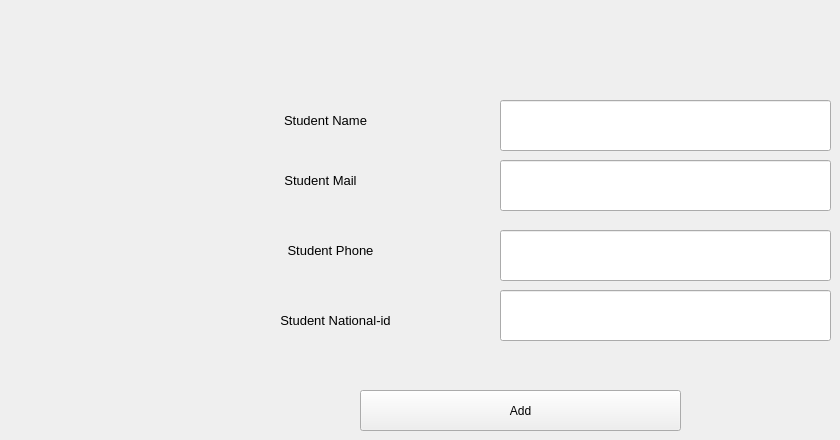
      <widget class="QWidget" name="tab_26">
       <attribute name="title">
        <string>Add New Student</string>
       </attribute>
       <widget class="QLineEdit" name="lineEdit_22">
        <property name="geometry">
         <rect>
          <x>500</x>
          <y>160</y>
          <width>331</width>
          <height>51</height>
         </rect>
        </property>
       </widget>
       <widget class="QLineEdit" name="lineEdit_23">
        <property name="geometry">
         <rect>
          <x>500</x>
          <y>100</y>
          <width>331</width>
          <height>51</height>
         </rect>
        </property>
       </widget>
       <widget class="QLineEdit" name="lineEdit_24">
        <property name="geometry">
         <rect>
          <x>500</x>
          <y>230</y>
          <width>331</width>
          <height>51</height>
         </rect>
        </property>
       </widget>
       <widget class="QLineEdit" name="lineEdit_25">
        <property name="geometry">
         <rect>
          <x>500</x>
          <y>290</y>
          <width>331</width>
          <height>51</height>
         </rect>
        </property>
       </widget>
       <widget class="QPushButton" name="pushButton_21">
        <property name="enabled">
         <bool>true</bool>
        </property>
        <property name="geometry">
         <rect>
          <x>360</x>
          <y>390</y>
          <width>321</width>
          <height>41</height>
         </rect>
        </property>
        <property name="text">
         <string>Add</string>
        </property>
        <property name="icon">
         <iconset resource="icons.qrc">
          <normaloff>:/icons/icons/add.png</normaloff>:/icons/icons/add.png</iconset>
        </property>
       </widget>
       <widget class="QLabel" name="label_28">
        <property name="geometry">
         <rect>
          <x>270</x>
          <y>100</y>
          <width>111</width>
          <height>41</height>
         </rect>
        </property>
        <property name="font">
         <font>
          <pointsize>10</pointsize>
         </font>
        </property>
        <property name="text">
         <string>Student Name</string>
        </property>
        <property name="alignment">
         <set>Qt::AlignCenter</set>
        </property>
       </widget>
       <widget class="QLabel" name="label_29">
        <property name="geometry">
         <rect>
          <x>270</x>
          <y>230</y>
          <width>121</width>
          <height>41</height>
         </rect>
        </property>
        <property name="font">
         <font>
          <pointsize>10</pointsize>
         </font>
        </property>
        <property name="text">
         <string>Student Phone</string>
        </property>
        <property name="alignment">
         <set>Qt::AlignCenter</set>
        </property>
       </widget>
       <widget class="QLabel" name="label_30">
        <property name="geometry">
         <rect>
          <x>270</x>
          <y>160</y>
          <width>101</width>
          <height>41</height>
         </rect>
        </property>
        <property name="font">
         <font>
          <pointsize>10</pointsize>
         </font>
        </property>
        <property name="text">
         <string>Student Mail</string>
        </property>
        <property name="alignment">
         <set>Qt::AlignCenter</set>
        </property>
       </widget>
       <widget class="QLabel" name="label_31">
        <property name="geometry">
         <rect>
          <x>250</x>
          <y>300</y>
          <width>171</width>
          <height>41</height>
         </rect>
        </property>
        <property name="font">
         <font>
          <pointsize>10</pointsize>
         </font>
        </property>
        <property name="text">
         <string>Student National-id</string>
        </property>
        <property name="alignment">
         <set>Qt::AlignCenter</set>
        </property>
       </widget>
      </widget>
